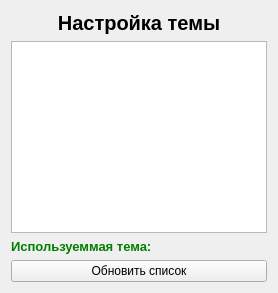
      <widget class="QWidget" name="tab_7">
       <attribute name="title">
        <string>Настройка темы</string>
       </attribute>
       <layout class="QVBoxLayout" name="verticalLayout_6">
        <item>
         <widget class="QLabel" name="themeTitle">
          <property name="font">
           <font>
            <pointsize>15</pointsize>
            <weight>75</weight>
            <bold>true</bold>
           </font>
          </property>
          <property name="text">
           <string>Настройка темы</string>
          </property>
          <property name="alignment">
           <set>Qt::AlignCenter</set>
          </property>
         </widget>
        </item>
        <item>
         <widget class="QTableWidget" name="themeTab">
          <property name="font">
           <font>
            <pointsize>10</pointsize>
            <weight>75</weight>
            <bold>true</bold>
           </font>
          </property>
          <property name="editTriggers">
           <set>QAbstractItemView::AnyKeyPressed</set>
          </property>
          <property name="selectionMode">
           <enum>QAbstractItemView::SingleSelection</enum>
          </property>
          <property name="columnCount">
           <number>1</number>
          </property>
          <attribute name="horizontalHeaderVisible">
           <bool>false</bool>
          </attribute>
          <attribute name="horizontalHeaderShowSortIndicator" stdset="0">
           <bool>false</bool>
          </attribute>
          <attribute name="horizontalHeaderStretchLastSection">
           <bool>true</bool>
          </attribute>
          <attribute name="verticalHeaderVisible">
           <bool>false</bool>
          </attribute>
          <attribute name="verticalHeaderHighlightSections">
           <bool>true</bool>
          </attribute>
          <column/>
         </widget>
        </item>
        <item>
         <widget class="QLabel" name="useTheme">
          <property name="font">
           <font>
            <pointsize>10</pointsize>
            <weight>75</weight>
            <bold>true</bold>
           </font>
          </property>
          <property name="text">
           <string>&lt;font color=green&gt;Используеммая тема:&lt;/font&gt;</string>
          </property>
         </widget>
        </item>
        <item>
         <widget class="QPushButton" name="refreshThemes">
          <property name="text">
           <string>Обновить список</string>
          </property>
         </widget>
        </item>
       </layout>
      </widget>
